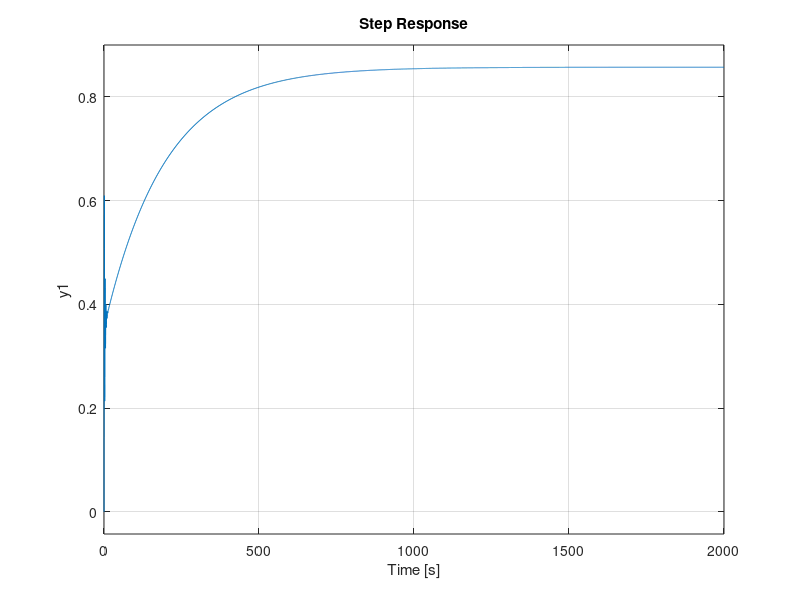

Write MATLAB code to recreate this figure.
clc; clear; close all;
% 모델 생성
num = [5 20];
den = [1 0.5 4];
Gp_tf = tf(num,den);
T=0.2;
Gd_tf = c2d(Gp_tf,T,'zoh');

Gw_tf = d2c(Gd_tf,'tustin');

om_w1 = 2.49;

k_w0 = 0.005;% 0.1 이하로 설정.

om_w0 = k_w0*om_w1;

a0 = 1.2; % 임의로 설정

k_wp = 0.3; % 1이하로 설정

om_wp = k_wp*om_w0/(a0*exp(20.1/20));

Dw_lag_tf = a0*tf([1/om_w0 1], [1/om_wp 1]);

Dd_lag_tf = c2d(Dw_lag_tf, T, 'zoh');

open_loop = Gd_tf * Dd_lag_tf;

closed_loop = feedback(open_loop, 1);

step(closed_loop); grid on;